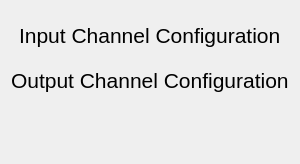
<?xml version="1.0" encoding="UTF-8"?>
<ui version="4.0">
 <class>ChannelConfigurationWidget</class>
 <widget class="QWidget" name="ChannelConfigurationWidget">
  <property name="geometry">
   <rect>
    <x>0</x>
    <y>0</y>
    <width>299</width>
    <height>164</height>
   </rect>
  </property>
  <property name="windowTitle">
   <string>Channel Configuration</string>
  </property>
  <layout class="QVBoxLayout" name="main_layout">
   <property name="spacing">
    <number>15</number>
   </property>
   <property name="topMargin">
    <number>20</number>
   </property>
   <property name="bottomMargin">
    <number>20</number>
   </property>
   <item alignment="Qt::AlignHCenter">
    <widget class="QLabel" name="input_channel_configuration_label">
     <property name="sizePolicy">
      <sizepolicy hsizetype="Preferred" vsizetype="Fixed">
       <horstretch>0</horstretch>
       <verstretch>0</verstretch>
      </sizepolicy>
     </property>
     <property name="minimumSize">
      <size>
       <width>0</width>
       <height>30</height>
      </size>
     </property>
     <property name="maximumSize">
      <size>
       <width>16777215</width>
       <height>30</height>
      </size>
     </property>
     <property name="font">
      <font>
       <pointsize>16</pointsize>
      </font>
     </property>
     <property name="text">
      <string>Input Channel Configuration</string>
     </property>
    </widget>
   </item>
   <item>
    <layout class="QGridLayout" name="input_channel_configuration_layout">
     <property name="verticalSpacing">
      <number>4</number>
     </property>
    </layout>
   </item>
   <item alignment="Qt::AlignHCenter">
    <widget class="QLabel" name="output_channel_configuration_label">
     <property name="sizePolicy">
      <sizepolicy hsizetype="Preferred" vsizetype="Fixed">
       <horstretch>0</horstretch>
       <verstretch>0</verstretch>
      </sizepolicy>
     </property>
     <property name="minimumSize">
      <size>
       <width>0</width>
       <height>30</height>
      </size>
     </property>
     <property name="maximumSize">
      <size>
       <width>16777215</width>
       <height>30</height>
      </size>
     </property>
     <property name="font">
      <font>
       <pointsize>16</pointsize>
      </font>
     </property>
     <property name="text">
      <string>Output Channel Configuration</string>
     </property>
    </widget>
   </item>
   <item>
    <layout class="QGridLayout" name="output_channel_configuration_layout">
     <property name="verticalSpacing">
      <number>4</number>
     </property>
    </layout>
   </item>
   <item>
    <spacer name="vertical_spacer">
     <property name="orientation">
      <enum>Qt::Vertical</enum>
     </property>
     <property name="sizeHint" stdset="0">
      <size>
       <width>20</width>
       <height>40</height>
      </size>
     </property>
    </spacer>
   </item>
  </layout>
 </widget>
 <resources/>
 <connections/>
</ui>
